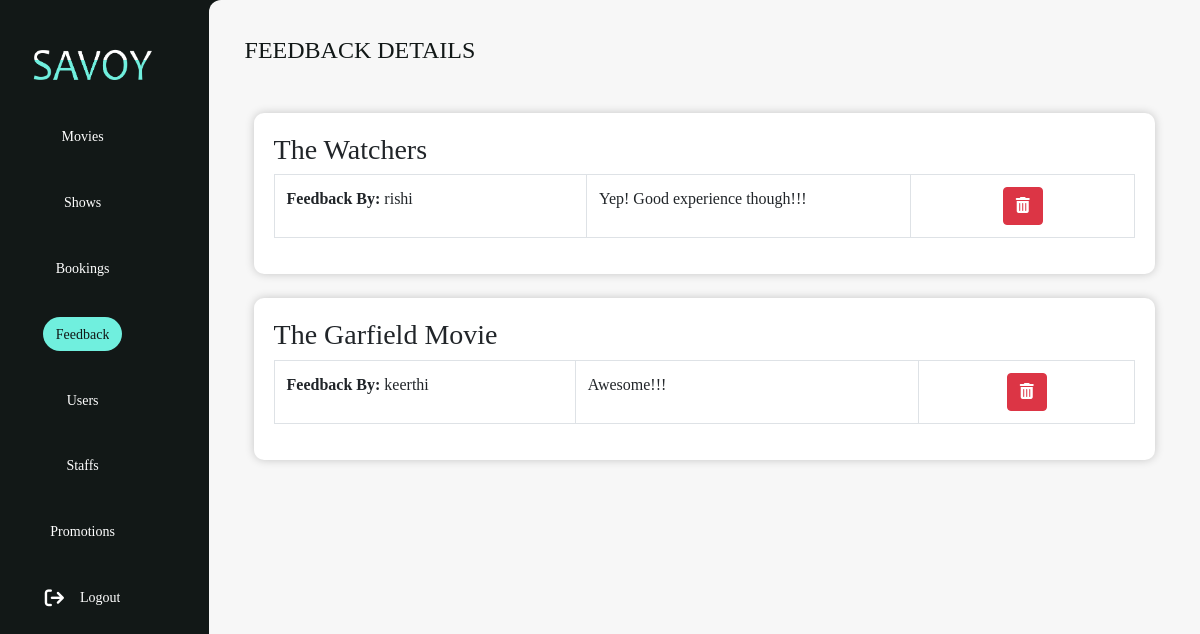
Screenshot of /theatre_team/feedback.php with the database file from the repository.
### tables this page shows
CREATE TABLE `movie_feedbacks` (
  `feedback_id` varchar(5) NOT NULL,
  `movie_id` varchar(4) NOT NULL,
  `user_id` varchar(5) NOT NULL,
  `feedbacks` varchar(999) NOT NULL
);

CREATE TABLE `movies` (
  `movie_id` varchar(4) NOT NULL,
  `movie_title` varchar(100) NOT NULL,
  `movie_card_poster` varchar(255) NOT NULL,
  `movie_poster` varchar(255) NOT NULL,
  `language` varchar(45) NOT NULL,
  `movie_cast` varchar(500) NOT NULL,
  `genre` varchar(255) NOT NULL,
  `storyplot` varchar(500) NOT NULL,
  `rating` int(1) NOT NULL,
  `movie_trailer` varchar(255) NOT NULL,
  `duration` varchar(14) NOT NULL,
  `released_date` date NOT NULL,
  `current_movies` tinyint(1) NOT NULL,
  `upcoming_movies` tinyint(1) NOT NULL
);

CREATE TABLE `users` (
  `user_id` varchar(5) NOT NULL,
  `username` varchar(65) NOT NULL,
  `password` varchar(255) NOT NULL,
  `first_name` varchar(60) NOT NULL,
  `last_name` varchar(60) NOT NULL,
  `phone_no` varchar(12) NOT NULL,
  `email` varchar(50) NOT NULL,
  `user_type` int(1) NOT NULL
);

### theatre_team/feedback.php (the view, shortened to what this page needs)
<!DOCTYPE html>
<html lang="en">
<head>
    <link href="https://maxcdn.bootstrapcdn.com/bootstrap/4.5.2/css/bootstrap.min.css" rel="stylesheet">
    <link rel="stylesheet" href="https://cdnjs.cloudflare.com/ajax/libs/font-awesome/6.0.0-beta3/css/all.min.css" />
    <link rel="stylesheet" href="../css/styles.css" />
    <link rel="stylesheet" href="./css/admin_dashboard.css" />
</head>
<body>
    <div class="flex">
        <div class="sidebar">
            <div class="fixed">
                <div class="logo">
                    <img src="../Images/logo.png" alt="Logo" />
                </div>
                <ul class="menu">
                    <li>
                        <a href="admin.php">
                            <span>Movies</span>
                        </a>
                    </li>
                    <li>
                        <a href="showtime.php">
                            <span>Shows</span>
                        </a>
                    </li>
                    <li>
                        <a href="booking.php">
                            <span>Bookings</span>
                        </a>
                    </li>
                    <li>
                        <a href="feedback.php" class="active">
                            <span>Feedback</span>
                        </a>
                    </li>
                    <li>
                        <a href="user.php">
                            <span>Users</span>
                        </a>
                    </li>
                    <li>
                        <a href="staff.php">
                            <span>Staffs</span>
                        </a>
                    </li>
                    <li>
                        <a href="promotion.php">
                            <span>Promotions</span>
                        </a>
                    </li>
                    <li>
                        <a href="logout.php">
                            <i class="fa fa-sign-out"></i>
                            <span>Logout</span>
                        </a>
                    </li>
                </ul>
            </div>
        </div>
        <div class="booking_details_admin">
            <div class="card-body" id="booking_Section">
                <div class="booking_head">
                    <h2>
                        FEEDBACK DETAILS
                    </h2>
                </div>
                <div class="row">
                    <?php
                    require "../php/db_connection.php";
                    $query = $db->query("SELECT movie_feedbacks.feedback_id, movie_feedbacks.feedbacks, users.username, movies.movie_id, movies.movie_title
                                         FROM movie_feedbacks
                                         JOIN users ON movie_feedbacks.user_id = users.user_id
                                         JOIN movies ON movie_feedbacks.movie_id = movies.movie_id
                                         ORDER BY feedback_id DESC");
                                         $current_movie_id = null;
                                         if ($query->num_rows > 0) {
                                             while ($row = $query->fetch_assoc()) {
                                                 if ($current_movie_id != $row["movie_id"]) {
                                                     if ($current_movie_id != null) {
                                                         echo "</table>";
                                                         echo "</div>";
                                                         echo "</div>";
                                                         echo "</div>";
                                                     }
                                                     $current_movie_id = $row["movie_id"];
                                                     echo "<div class='w-100 mx-4'>";
                                                     echo "<div class='card mb-4'>";
                                                     echo "<div class='card-body'>";
                                                     echo "<h3>" . $row["movie_title"] . "</h3>";
                                                     echo "<table class='table table-bordered'>";
                                                 }
                                                 echo "<tr><td class='width'><strong>Feedback By:</strong> " . $row["username"] . "</td><td class='width'>" . $row["feedbacks"] . "</td>";
                                                 echo "<form method='post' class='card-header' onsubmit=\"return confirm('Are you sure?');\">";
                                                 echo "<td class='text-center width'><button type='submit' class='btn btn-danger delete-btn'><i class='fas fa-trash-alt'></i></button></td>";
                                                 echo "</form></tr>";
                                             }
                                             echo "</table>";
                                             echo "</div>";
                                             echo "</div>";
                                             echo "</div>";
                                         }
                    ?>
                </div>
            </div>
        </div>
    </div>
</body>
</html>

### css/styles.css (style rules this page uses)
:root { --white: #fff; --darkBg: #121817; --lightGreenBlue: #70efde; }
body { margin: 0; padding: 0; font-family: "Candara"; background-color: var(--darkBg); }
.logo { color: var(--lightGreenBlue); font-size: 24px; font-weight: bold; }

### theatre_team/css/admin_dashboard.css (style rules this page uses)
.flex { display: flex; }
.sidebar { height: 100vh; width: 30vh; padding: 0 2rem; color: var(--white); transition: all 0.5s linear; background: var(--darkBg); }
.width { width: 0; }
.logo img { height: 32px; margin-bottom: 2rem; }
.menu { position: fixed; display: flex; align-items: center; flex-direction: column; gap: 1rem; list-style: none; padding: 0; }
.fixed { position: fixed; margin-top: 3rem; }
.menu li a { text-align: center; margin: 8px auto; padding: 0.4rem 0.8rem; transition: all 0.5s ease-in-out; text-decoration: none; }
.menu li a:hover, .active { background: var(--lightGreenBlue); color: var(--darkBg) !important; border-radius: 50px; }
.menu a { color: var(--white); font-size: 14px; text-decoration: none; display: flex; align-items: center; gap: 1rem; }
.menu a span { overflow: hidden; }
.menu a i { font-size: 1.2rem; }
.movies_details_admin, .showtime_details_admin, .booking_details_admin, .user_details_admin, .staff_details_admin { top: 0; background: #f7f7f7; border-top-left-radius: 12px; border-bottom-left-radius: 12px; width: 100%; padding: 1rem; z-index: 1000; }
.card-body { padding: 20px; }
.card { border: none; border-radius: 10px; box-shadow: 0 0 10px rgba(0, 0, 0, 0.2); }
.card-header { text-align: right; }
.movie_head, .showtime_head, .booking_head, .user_head, .staff_head { display: flex; align-items: center; justify-content: space-between; margin-bottom: 3rem; gap: 10px; }
.movie_head h2, .showtime_head h2, .booking_head h2, .user_head h2, .staff_head h2 { font-size: 1.5rem; color: var(--darkBg); margin-bottom: 0; }

### rows the page displays
movie_feedbacks: movie.movie_title "The Watchers", user.username "rishi", feedbacks "Yep! Good experience though!!!"
movie_feedbacks: movie.movie_title "The Garfield Movie", user.username "keerthi", feedbacks "Awesome!!!"
